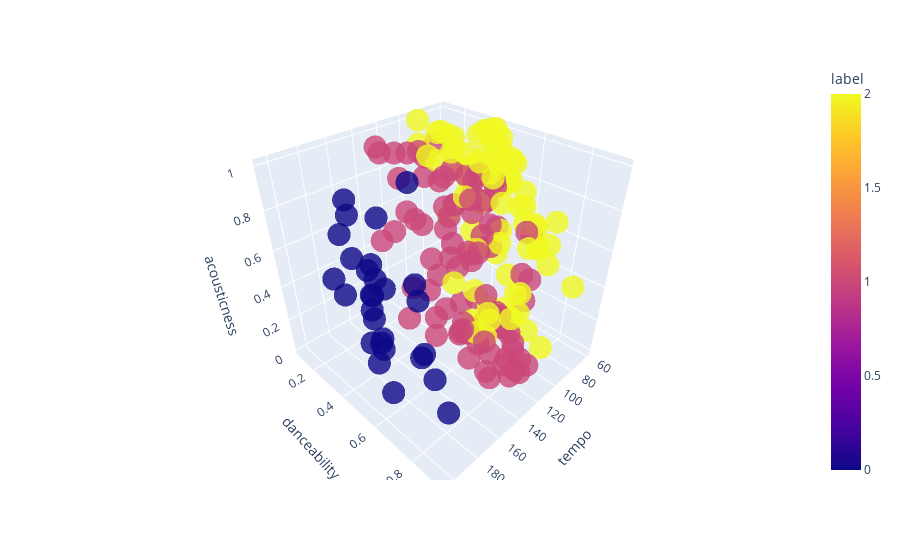

This figure's notebook cell:
### Code cell
import plotly.express as px
fig = px.scatter_3d(data_to_ml2,
                    x='tempo',
                    y='danceability',
                    z='acousticness',
                    color = 'label',
                    opacity=0.8,
                    size_max=5)
fig.show()

### Figure 1 — Plotly figure (JSON) as saved in the notebook; plotly's stock layout.template omitted (floating-point values rounded to 4 significant figures; data arrays with more than 128 entries replaced by an {"elided": "..."} marker saying what was removed)
{"data": [{"hoverlabel": {"namelength": 0}, "hovertemplate": "tempo=%{x}<br>danceability=%{y}<br>acousticness=%{z}<br>label=%{marker.color}", "legendgroup": "", "marker": {"color": {"elided": "200 int values"}, "coloraxis": "coloraxis", "opacity": 0.8, "symbol": "circle"}, "mode": "markers", "name": "", "scene": "scene", "showlegend": false, "type": "scatter3d", "x": {"elided": "200 float values"}, "y": {"elided": "200 float values"}, "z": {"elided": "200 float values"}}], "layout": {"coloraxis": {"colorbar": {"title": {"text": "label"}}, "colorscale": [[0, "#0d0887"], [0.1111, "#46039f"], [0.2222, "#7201a8"], [0.3333, "#9c179e"], [0.4444, "#bd3786"], [0.5556, "#d8576b"], [0.6667, "#ed7953"], [0.7778, "#fb9f3a"], [0.8889, "#fdca26"], [1, "#f0f921"]]}, "legend": {"tracegroupgap": 0}, "margin": {"t": 60}, "scene": {"domain": {"x": [0, 1], "y": [0, 1]}, "xaxis": {"title": {"text": "tempo"}}, "yaxis": {"title": {"text": "danceability"}}, "zaxis": {"title": {"text": "acousticness"}}}}}
